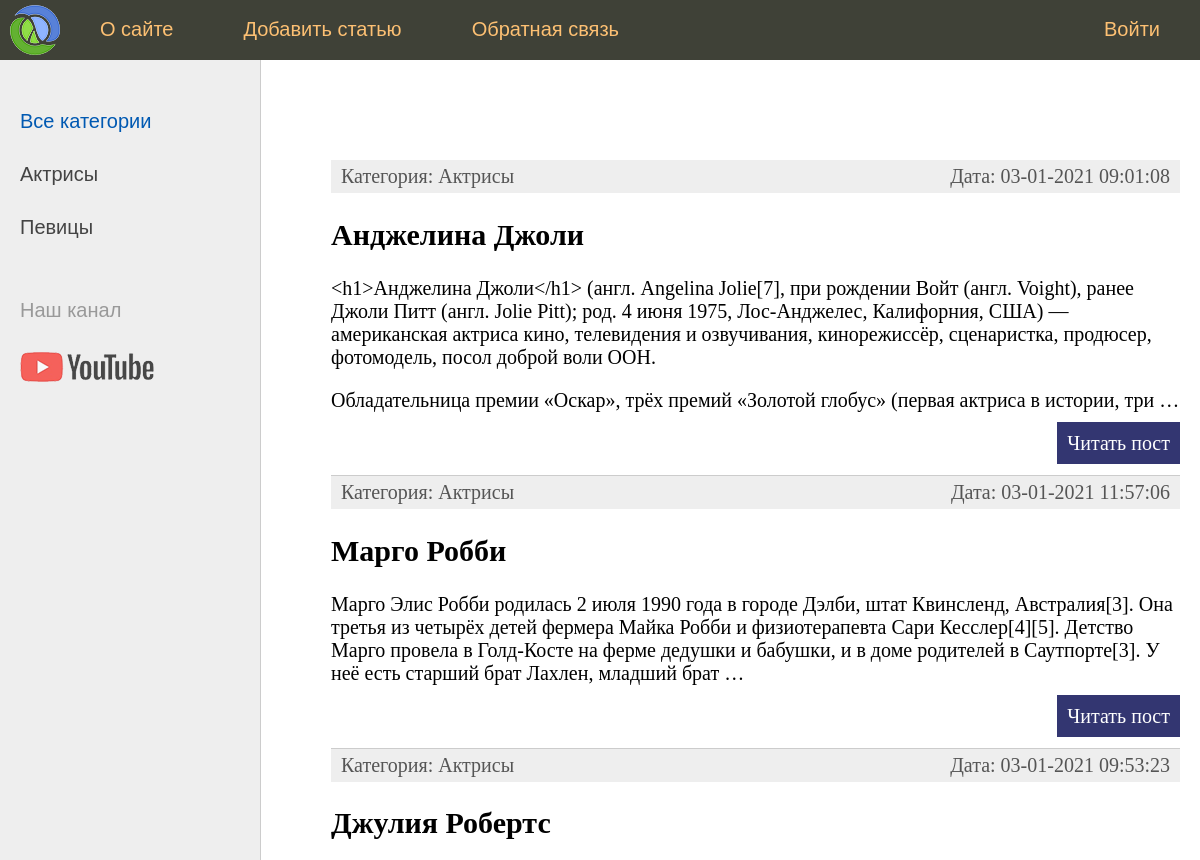
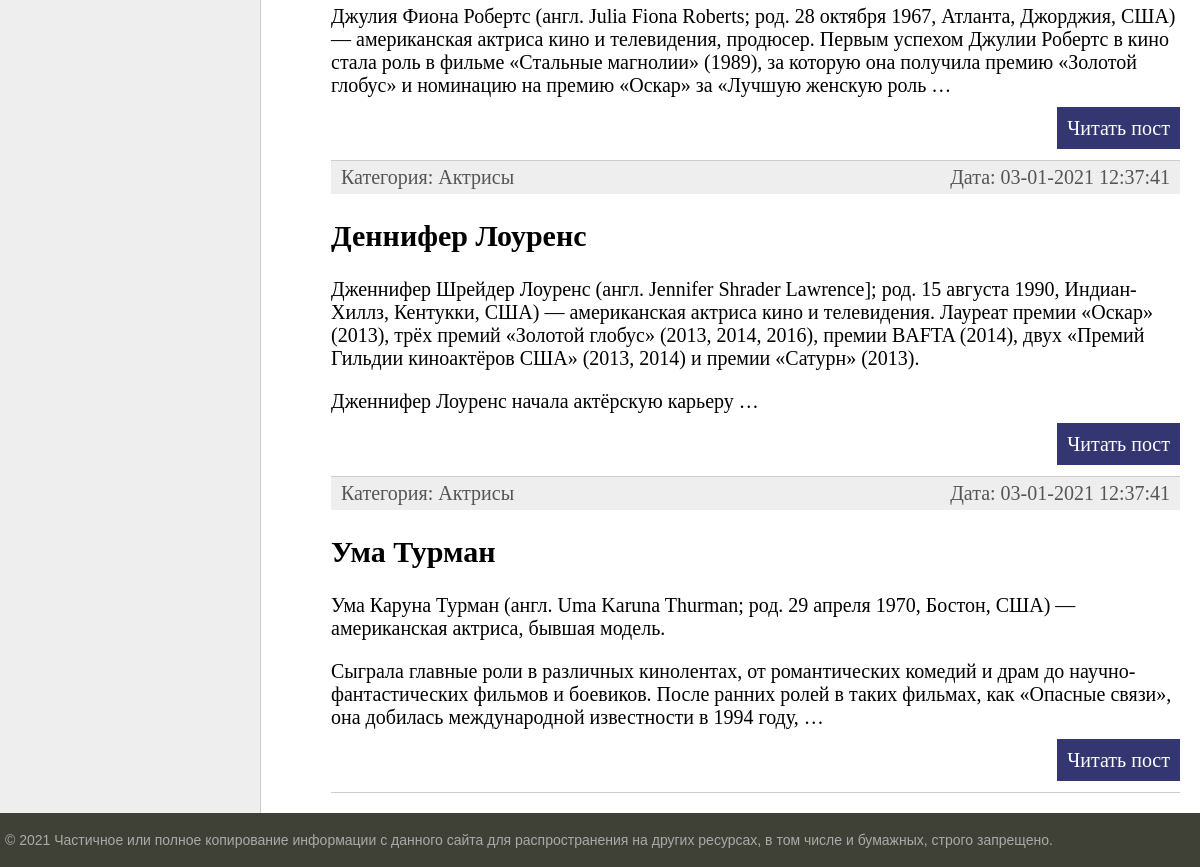
The app's page /, older data (2 pictures, top to bottom).
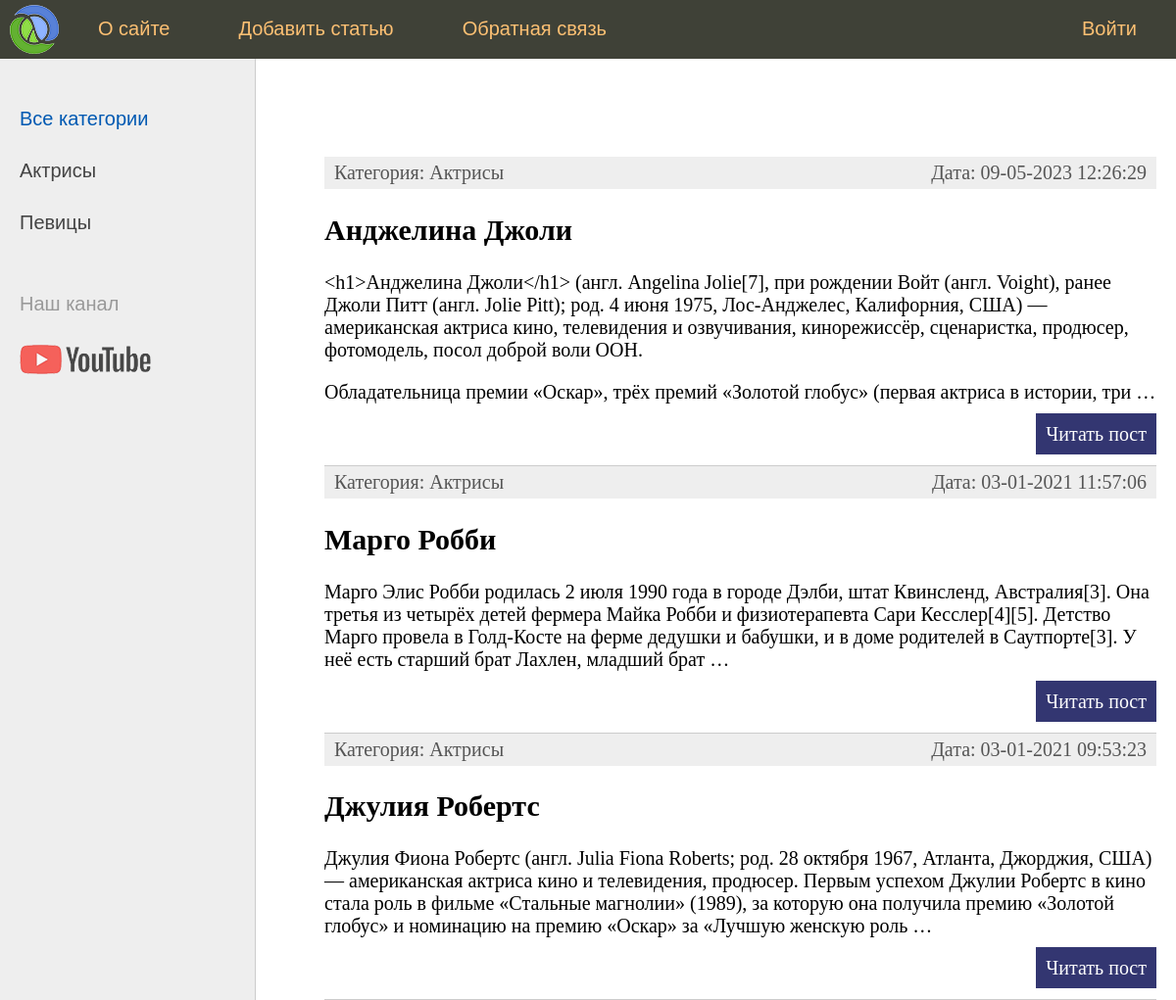
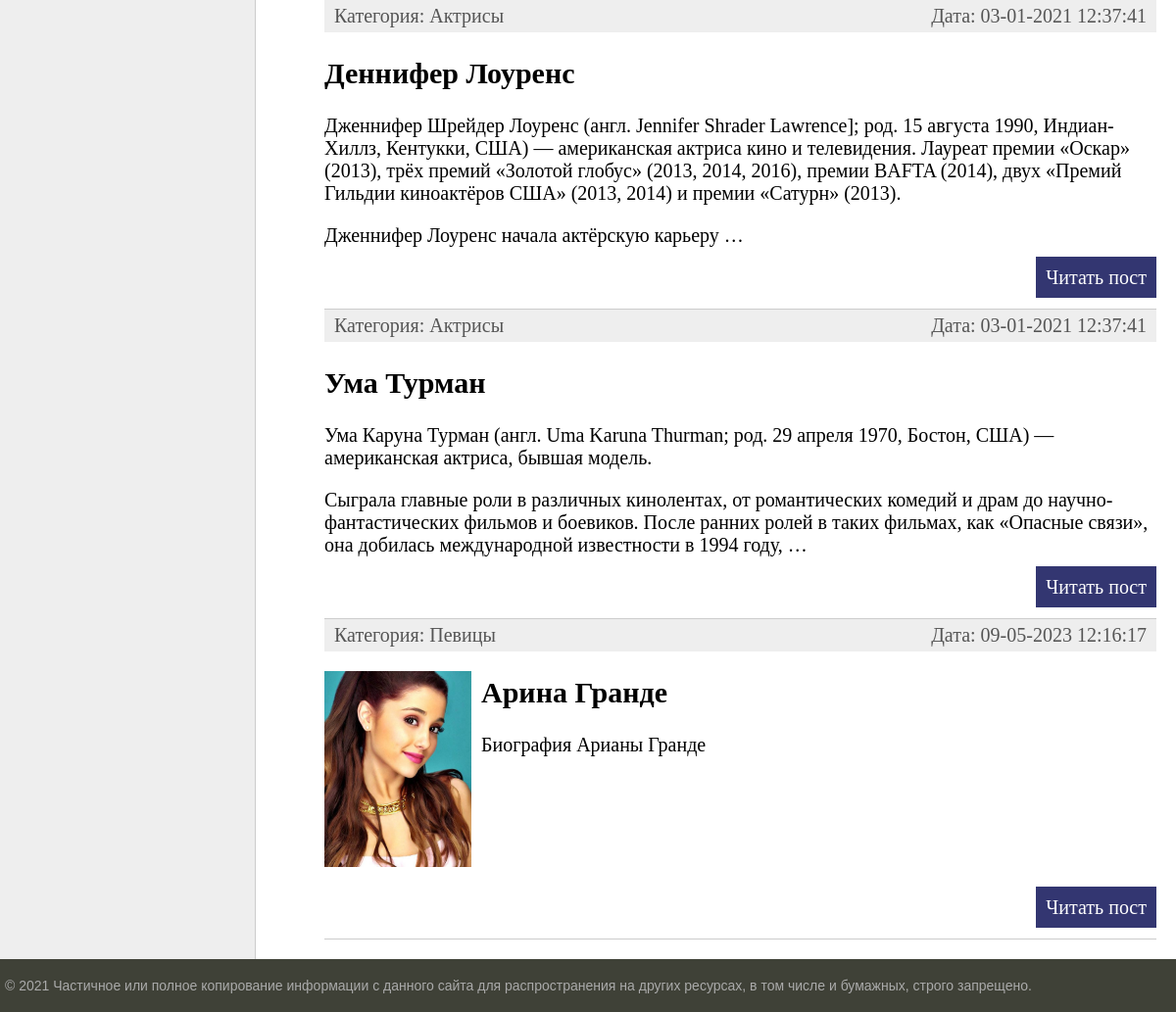
The same page, newer data (2 pictures, top to bottom).
### women/models.py (models this page shows, shortened)
class Category(models.Model):
    name = models.CharField(max_length=100, db_index=True, verbose_name='Название категории')
    def __str__(self):
        return self.name
    def get_absolute_url(self):
        return reverse('category', kwargs={'cat_id': self.pk})
    class Meta:
        verbose_name = 'Категории'
        verbose_name_plural = 'Категории'
        ordering = ['name']

class Women(models.Model):
    title = models.CharField(max_length=255, verbose_name='Заголовок')
    content = models.TextField(blank=True, verbose_name='Текст статьи')
    photo = models.ImageField(upload_to="photos/%Y/%m/%d", verbose_name="Фото")
    time_create = models.DateTimeField(auto_now_add=True, verbose_name='Дата создания')
    time_update = models.DateTimeField(auto_now=True, verbose_name='Дата изменения')
    is_published = models.BooleanField(default=True, verbose_name='Публикация')
    cat = models.ForeignKey('Category', on_delete=models.PROTECT, null=True, verbose_name='Категория')
    def get_absolute_url(self):
        return reverse('post', kwargs={'post_id': self.pk})
    class Meta:
        verbose_name = 'Известные женщины'
        verbose_name_plural = 'Известные женщины'
        ordering = ['time_create', 'title']

### women/views.py (the view)
# urls.py: path('', index, name='home'),
def index(request):
    posts = Women.objects.all()
    context = {
        'posts': posts,
        'title': 'Main page',
        'cat_selected': 0,
    }
    return render(request, 'women/index.html', context=context)

### women/templatetags/women_tags.py (called while the page is built)
@register.inclusion_tag('women/nav_menu.html')
def show_nav_menu():
    menu = [
        {'title': 'О сайте', 'url_name': 'about'},
        {'title': 'Добавить статью', 'url_name': 'add_page'},
        {'title': 'Обратная связь', 'url_name': 'contact'},
        {'title': 'Войти', 'url_name': 'login'},
    ]
    posts = Women.objects.all()
    return {'posts': posts,
            'menu': menu,
            'title': 'Main page',
            'cat_selected': 0,}

@register.inclusion_tag('women/list_categories.html')
def show_categories(sort=None, cat_selected=0):
    if not sort:
        cats = Category.objects.all()
    else:
        cats = Category.objects.order_by(sort)
    return {'cats': cats, 'cat_selected': cat_selected}

### women/templates/women/index.html (shortened to what this page needs)
{% extends 'women/base.html' %}
{% block content %}
<ul class="list-articles">
	{% for p in posts %}
		<li><div class="article-panel">
			<p class="first">Категория: {{p.cat}}</p>
			<p class="last">Дата: {{p.time_update|date:"d-m-Y H:i:s"}}</p>
		</div>
		{% if p.photo %}
			<p><img class="img-article-left thumb" src="{{p.photo.url}}" alt="#"></p>
		{% endif %}
		<h2>{{p.title}}</h2>
			{% autoescape on%}
		<p>{{p.content|linebreaks|truncatewords:50}}</p>
			{% endautoescape %}
		<p class="link-read-post"><a href="{{p.get_absolute_url}}">Читать пост</a></p>
		</li>
	{% endfor %}
</ul>
{% endblock %}

### women/templates/women/base.html (shortened to what this page needs)
{% load static %}
{% load women_tags %}
<!DOCTYPE html>
<html>
<head>
	<link type="text/css" href="{% static 'women/css/styles.css' %}" rel="stylesheet" />
</head>
<body>
<table class="table-page" border=0 cellpadding="0" cellspacing="0">
<tr><td valign=top>
{% block mainmenu %}
		<div class="header">
			<ul id="mainmenu" class="mainmenu">
			<li class="logo"><a href="{% url 'home' %}"><div class="logo"></div></a></li>
{% show_nav_menu %}
			</ul>
		</div>
{% endblock mainmenu %}
<table class="table-content" border=0 cellpadding="0" cellspacing="0">
<tr>
	<td valign="top" class="left-chapters">
	<ul id="leftchapters">
		{% if cat_selected == 0 %}
			<li class="selected">Все категории</li>
		{% else %}
			<li><a href="{% url 'home' %}">Все категории</a></li>
		{% endif %}
		{% show_categories cat_selected=cat_selected %}
		<li class="share">
		<p>Наш канал</p>
		<a class="share-yt" href="https://www.youtube.com/channel/UClJzWfGWuGJL2t-3dYKcHTA/playlists" target="_blank" rel="nofollow"></a>
		</li>
	</ul>
</td>
<td valign="top" class="content">
	<div class="content-text">
{% block content %}
{% endblock %}
	</div>
</td></tr></table>
</td></tr>
<tr><td valign=top>
	<div id="footer">
		<p>&copy; 2021 Частичное или полное копирование информации с данного сайта для распространения на других ресурсах, в том числе и бумажных, строго запрещено.</p>
	</div>
</td></tr></table>
</body>
</html>

### women/templates/women/nav_menu.html
{% for m in menu %}
	{% if not forloop.last %}
			<li><a href="{% url m.url_name %}">{{m.title}}</a></li>
	{% else %}
			<li class="last"><a href="#">{{m.title}}</a></li>
	{% endif %}
{% endfor %}

### women/templates/women/list_categories.html
{% for c in cats %}
    {% if c.pk == cat_selected %}
        <li class="selected">{{c.name}}</li>
    {% else %}
        <li><a href="{{c.get_absolute_url}}">{{c.name}}</a></li>
    {% endif %}
{% endfor %}

### women/static/women/css/styles.css (style rules this page uses)
html, body { font-family: 'Arial'; margin: 0; padding: 0; height: 100%; width: 100%; color: #444; }
a { color: #0059b2; text-decoration: none; }
img { max-width: 600px; height: auto; }
img.img-article-left { max-width: 300px; height: auto; float: left; padding: 0 10px 10px 0; }
img.img-article-left.thumb { max-width: 150px; height: auto; }
p.link-read-post { text-align: right; }
p.link-read-post a { padding: 10px; min-width: 100px; background: #333671; color: #fff; text-decoration: none; }
div.article-panel { background: #eee; padding: 5px 10px 5px 10px; box-sizing: border-box; overflow: hidden; color: #555; }
div.article-panel p.first { margin: 0; float: left; }
div.article-panel p.last { margin: 0; float: right; }
ul.list-articles { list-style: none; margin: 0; padding: 0; }
ul.list-articles li { border-bottom: 1px solid #ccc; }
.table-page { width: 100%; height: 100%; vertical-align: top; }
.table-page tr { height: 100%; }
.header { background: #3F4137; height: 60px; }
.logo { background: url('../images/logo.png') no-repeat 10px 5px; width: 70px; height: 60px; }
ul.mainmenu { list-style: none; margin: 0; padding: 0; height: 60px; color: #fdc073; font-size: 20px; overflow: hidden; }
ul.mainmenu li { float: left; margin: 18px 40px 0 30px; }
ul.mainmenu li.logo { margin: 0; }
ul.mainmenu li.last { float: right; }
ul.mainmenu li a { color: #fdc073; text-decoration: none; }
.table-content { width: 100%; min-height: 100%; height: 100%; }
.left-chapters { margin: 0; background: #eee; border-right: 1px solid #ccc; min-height: 100%; }
.left-chapters ul { width: 230px; min-height: 100%; margin: 0; padding: 20px 10px 10px 20px; list-style: none; font-size: 20px; }
.left-chapters ul li { margin: 30px 0 0 0; color: #999; }
.left-chapters ul li.selected { color: #0059b2; }
.left-chapters ul li a { color: #444; text-decoration: none; }
.left-chapters ul li.share { margin: 60px 0 0 0; }
.left-chapters ul li.share p { margin: 30px 0 30px 0; }
.left-chapters ul li.share a { display: inline-block; width: 40px; height: 40px; margin: 0 20px 0 0; }
.left-chapters ul li.share a.share-yt { width: 100%; height: 30px; background: url('../images/share_yt.png') no-repeat 0 0 }
.content { padding: 40px 20px 20px 40px; width: 100%; box-sizing: border-box; }
.content-text { margin: 60px 0 0 30px; color: #000; font-size: 20px; font-family: Yandex Sans Display Light; }
#footer { box-sizing: border-box; background: #3F4137; padding: 5px; color: #aaa; font-size: 14px; font-family: Verdana, Geneva, Arial, Helvetica; text-align: left; overflow: hidden; }

Row changes from the older to the newer data that the page shows:
changed Women "Анджелина Джоли": time_update "03-01-2021 09:01:08" → "09-05-2023 12:26:29"
added Women: cat "Певицы", time_update "09-05-2023 12:16:17", photo (picture), title "Арина Гранде", content "Биография Арианы Гранде"
